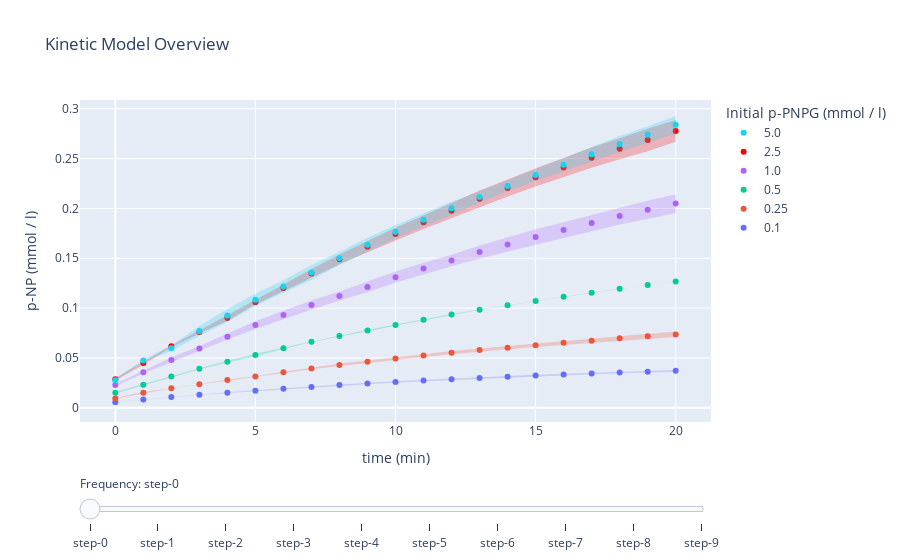

Notebook cell for this chart:
### Code cell
estimator.visualize_model_overview()
